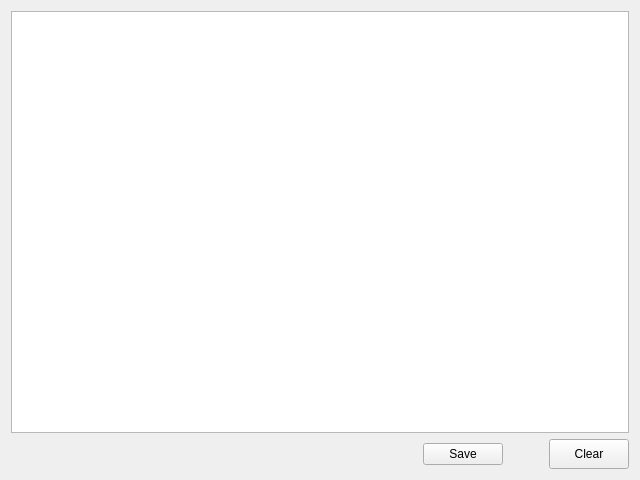
<?xml version="1.0" encoding="UTF-8"?>
<ui version="4.0">
 <class>win_output</class>
 <widget class="QWidget" name="win_output">
  <property name="geometry">
   <rect>
    <x>0</x>
    <y>0</y>
    <width>640</width>
    <height>480</height>
   </rect>
  </property>
  <property name="windowTitle">
   <string>Output messages</string>
  </property>
  <layout class="QGridLayout" name="gridLayout">
   <item row="0" column="0">
    <widget class="QTextEdit" name="textEdit">
     <property name="acceptDrops">
      <bool>false</bool>
     </property>
     <property name="readOnly">
      <bool>true</bool>
     </property>
     <property name="acceptRichText">
      <bool>false</bool>
     </property>
     <property name="textInteractionFlags">
      <set>Qt::TextSelectableByMouse</set>
     </property>
    </widget>
   </item>
   <item row="1" column="0">
    <layout class="QHBoxLayout" name="horizontalLayout">
     <item>
      <spacer name="horizontalSpacer">
       <property name="orientation">
        <enum>Qt::Horizontal</enum>
       </property>
       <property name="sizeHint" stdset="0">
        <size>
         <width>40</width>
         <height>20</height>
        </size>
       </property>
      </spacer>
     </item>
     <item>
      <widget class="QPushButton" name="btn_save">
       <property name="text">
        <string>Save</string>
       </property>
      </widget>
     </item>
     <item>
      <spacer name="horizontalSpacer_2">
       <property name="orientation">
        <enum>Qt::Horizontal</enum>
       </property>
       <property name="sizeType">
        <enum>QSizePolicy::Fixed</enum>
       </property>
       <property name="sizeHint" stdset="0">
        <size>
         <width>40</width>
         <height>20</height>
        </size>
       </property>
      </spacer>
     </item>
     <item>
      <widget class="QPushButton" name="btn_clear">
       <property name="minimumSize">
        <size>
         <width>0</width>
         <height>30</height>
        </size>
       </property>
       <property name="text">
        <string>Clear</string>
       </property>
      </widget>
     </item>
    </layout>
   </item>
  </layout>
 </widget>
 <resources/>
 <connections/>
</ui>
